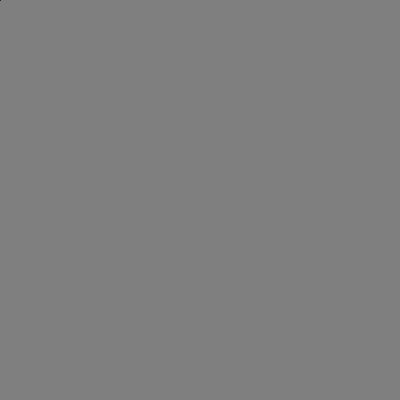
Frame 1 (no input)
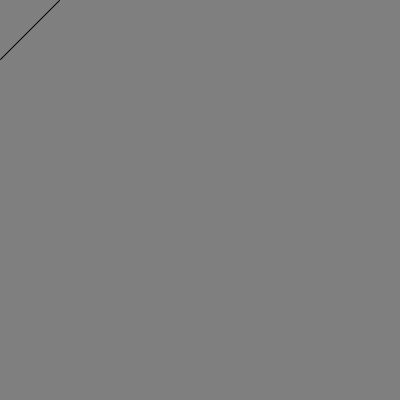
Frame 60 (the mouse pressed at the canvas centre just before this capture)
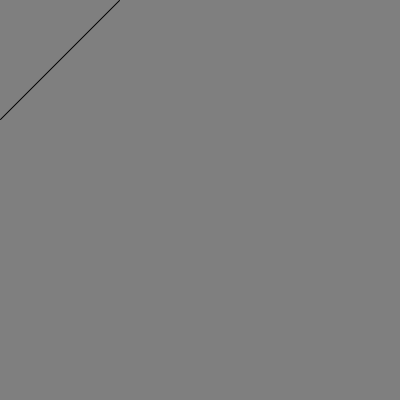
Frame 120 (the mouse held since frame 60 and released just before this capture)

The Processing sketch that drew these frames (run headless with seeded random() and noise(); from frame 60 on, the mouse is pressed at the canvas centre):

// Processing sketch: exB3
// ── exB3.pde
float passo=0;
int modo=0;

void setup(){
  size(400,400);
  colorMode(GRAY);
}
void mouseClicked(){
  modo++;
}
void draw(){
  background(127);
  stroke(0);
  
  if (modo % 2 == 0){
    line(0,passo,passo++,0);
    if (passo > 2*height-1) passo = 0;
  }
  else{
    line(width-passo,0,width,passo++);
    if (passo > 2*height-1) passo = 0;
  }
}
